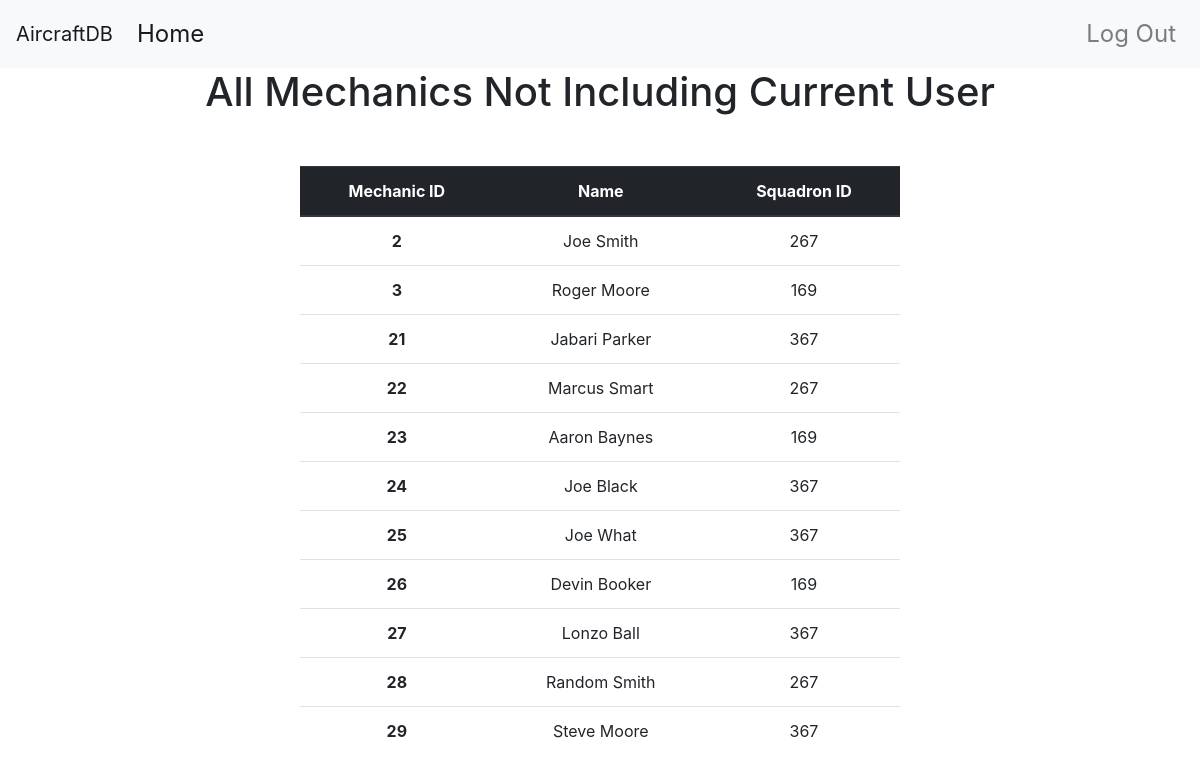
The page /mechanic/list (signed in) on the database its author committed.
### app/models.py (models this page shows, shortened)
class User(UserMixin, db.Model, Base):
    __tablename__ = 'user'
    id = db.Column(db.Integer, primary_key=True)
    username = db.Column(db.String(15))
    password = db.Column(db.String(80))
    squadron_id = db.Column(db.Integer, db.ForeignKey('squadron.id'))
    type = db.Column(db.String(50))
    __mapper_args__ = {
        'polymorphic_identity' : 'user',
        'polymorphic_on': type
    }

class Mechanic(User):
    __tablename__ = 'mechanic'
    id = db.Column(db.Integer, db.ForeignKey('user.id'), primary_key=True)
    name = db.Column(db.String(80))
    __mapper_args__= {'polymorphic_identity': 'mechanic'}
    '''
    Insert mechanics into the database
    '''

class User(UserMixin, db.Model, Base):
    __tablename__ = 'user'
    id = db.Column(db.Integer, primary_key=True)
    username = db.Column(db.String(15))
    password = db.Column(db.String(80))
    squadron_id = db.Column(db.Integer, db.ForeignKey('squadron.id'))
    type = db.Column(db.String(50))
    __mapper_args__ = {
        'polymorphic_identity' : 'user',
        'polymorphic_on': type
    }

### app/main/views.py (the view)
@main.route('/mechanic/list')
def mechanic_get_list():
    data = Mechanic.query.filter(Mechanic.id != current_user.id)
    return render_template('mechanic/list.html', data=data)

### app/models.py (called while the page is built)
@login_manager.user_loader
def user_loader(id):
    return User.query.get(id)

### app/templates/mechanic/list.html
{% extends "base.html" %}
{% block page_content %}
<div class="table_heading">
    <h1>All Mechanics Not Including Current User</h1>
</div>
  <div class="second-container">
    <table class="table">
    <thead class="thead-dark">
      <tr>
        <th scope="col">Mechanic ID</th>
        <th scope="col">Name</th>
        <th scope="col">Squadron ID</th>
      </tr>
    </thead>
    <tbody>
    {% for mechanic in data %}
      <tr>
        <th scope="row"> {{mechanic.id}} </th>
        <td>{{mechanic.name}}</td>
        <td>{{mechanic.squadron_id}}</td>
        {% endfor %}
    </tbody>
  </table>
  </div>
{% endblock %}

### app/static/style.css (style rules this page uses)
div.second-container { margin-top: 50px; text-align: center; }
div.second-container table { width: 50%; margin: auto; float: none;; }
div.table_heading { text-align: center }

### rows shown on the page
Mechanic: id "2", name "Joe Smith", squadron_id "267"
Mechanic: id "3", name "Roger Moore", squadron_id "169"
Mechanic: id "21", name "Jabari Parker", squadron_id "367"
Mechanic: id "22", name "Marcus Smart", squadron_id "267"
Mechanic: id "23", name "Aaron Baynes", squadron_id "169"
Mechanic: id "24", name "Joe Black", squadron_id "367"
Mechanic: id "25", name "Joe What", squadron_id "367"
Mechanic: id "26", name "Devin Booker", squadron_id "169"
Mechanic: id "27", name "Lonzo Ball", squadron_id "367"
Mechanic: id "28", name "Random Smith", squadron_id "267"
Mechanic: id "29", name "Steve Moore", squadron_id "367"
